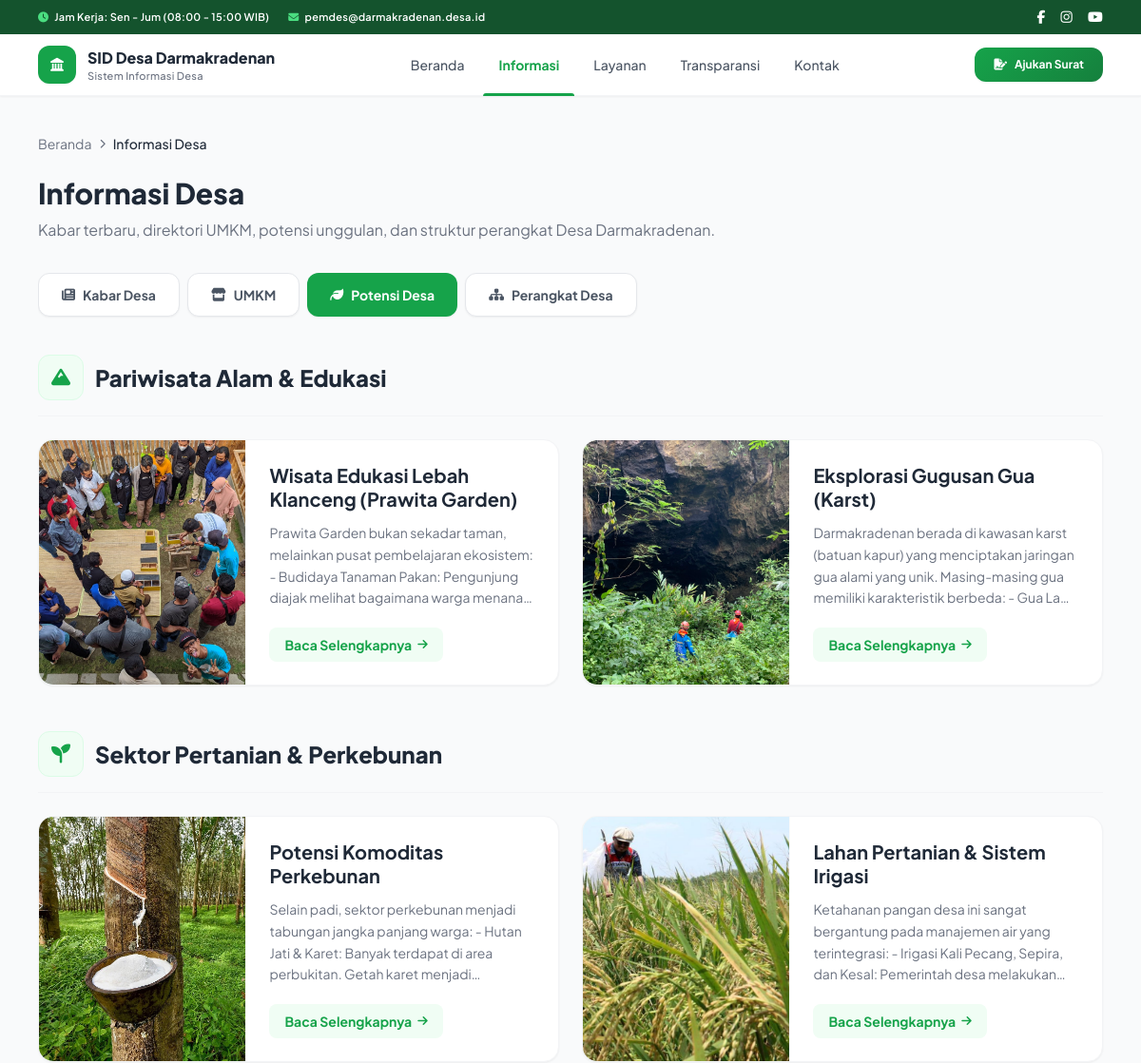
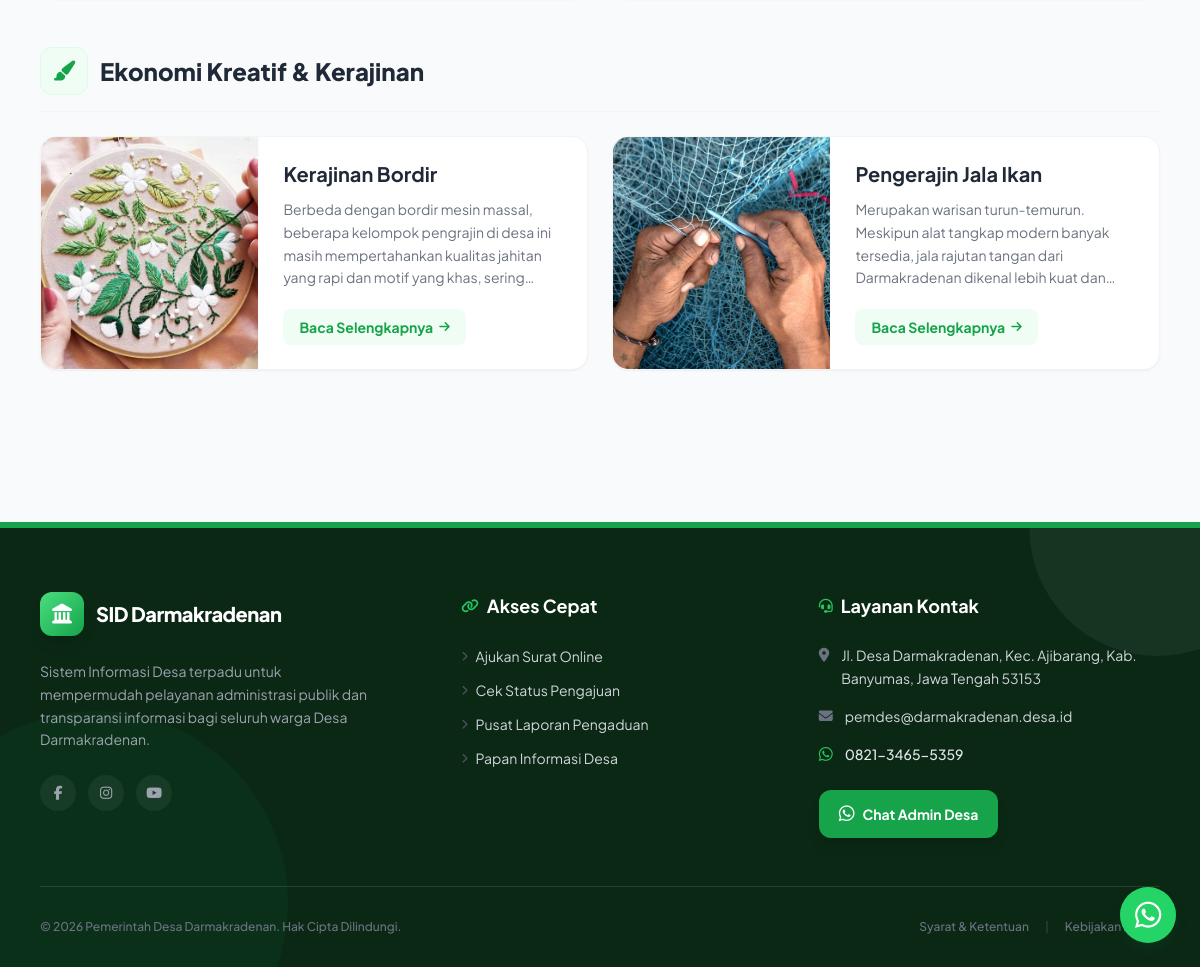
The app's page /pages/informasi.php?tab=potensi with its own data (2 pictures, top to bottom).
### tables this page shows
CREATE TABLE `potensi` (
  `id` int(11) NOT NULL,
  `kategori` varchar(100) NOT NULL,
  `judul` varchar(300) NOT NULL,
  `deskripsi` text NOT NULL,
  `gambar` varchar(255) DEFAULT NULL,
  `tanggal` timestamp NOT NULL DEFAULT current_timestamp()
);

### pages/informasi.php (the view, shortened to what this page needs)
<?php
require_once '../config/db.php';
if (!function_exists('cleanText')) {
    function cleanText($text) {
        $text = str_replace(['&amp;amp;amp;amp;', '&amp;amp;amp;', '&amp;amp;', '&amp;'], '&', $text);
        return htmlspecialchars_decode($text, ENT_QUOTES);
    }
}
$tab = $_GET['tab'] ?? 'berita';
$berita_list  = $conn->query("SELECT * FROM berita ORDER BY tanggal DESC");
$potensi_list = $conn->query("SELECT * FROM potensi ORDER BY kategori, tanggal DESC") ?: false;
require_once '../config/header.php';
?>
<div class="max-w-6xl mx-auto px-4 py-10 min-h-[70vh]">
    <div class="text-sm text-gray-500 mb-6 flex items-center gap-2">
        <a href="../index.php" class="hover:text-primary-600 transition">Beranda</a>
        <i class="fas fa-chevron-right text-[10px]"></i>
        <span class="text-gray-800 font-medium">Informasi Desa</span>
    </div>
    <h1 class="text-3xl font-extrabold text-gray-800 mb-2">Informasi Desa</h1>
    <p class="text-gray-500 mb-8 leading-relaxed">Kabar terbaru, direktori UMKM, potensi unggulan, dan struktur perangkat Desa Darmakradenan.</p>
    <div class="flex gap-2 overflow-x-auto pb-2 mb-8 scrollbar-hide">
        <?php
        $tabs = [
            ['id'=>'berita',   'icon'=>'fa-newspaper',  'label'=>'Kabar Desa'],
            ['id'=>'umkm',     'icon'=>'fa-store',      'label'=>'UMKM'],
            ['id'=>'potensi',  'icon'=>'fa-leaf',       'label'=>'Potensi Desa'],
            ['id'=>'lembaga',  'icon'=>'fa-sitemap',    'label'=>'Perangkat Desa'],
        ];
        foreach($tabs as $t):
            $active = $tab === $t['id'];
        ?>
        <a href="?tab=<?= $t['id'] ?>"
           class="flex items-center gap-2 px-6 py-3 rounded-xl text-sm font-bold whitespace-nowrap transition shadow-sm
                  <?= $active ? 'bg-primary-600 text-white' : 'bg-white text-gray-600 hover:bg-primary-50 hover:text-primary-700 border border-gray-200' ?>">
            <i class="fas <?= $t['icon'] ?>"></i> <?= $t['label'] ?>
        </a>
        <?php endforeach; ?>
    </div>
    <?php if($tab === 'berita'): ?>
    <div class="grid grid-cols-1 md:grid-cols-2 lg:grid-cols-3 gap-6">
        <?php if($berita_list && $berita_list->num_rows > 0): ?>
            <?php while($row = $berita_list->fetch_assoc()): ?>
            <div class="group bg-white rounded-2xl shadow-sm border border-gray-100 overflow-hidden flex flex-col hover:shadow-md transition-all duration-300">
                <a href="detail-berita.php?id=<?= $row['id'] ?>" class="block h-48 bg-gradient-to-br from-primary-50 to-primary-100 flex items-center justify-center overflow-hidden border-b border-gray-50 relative">
                    <?php if($row['gambar'] && file_exists('../uploads/berita/'.$row['gambar'])): ?>
                        <img src="../uploads/berita/<?= $row['gambar'] ?>" class="w-full h-full object-cover group-hover:scale-105 transition-transform duration-500 absolute inset-0">
                    <?php else: ?>
                        <i class="fas fa-newspaper text-5xl text-primary-300"></i>
                    <?php endif; ?>
                </a>
                <div class="p-6 flex flex-col flex-grow">
                    <div class="text-xs text-primary-600 font-bold mb-2 uppercase tracking-wider flex items-center gap-1.5">
                        <i class="far fa-calendar-alt"></i><?= formatTanggal($row['tanggal']) ?>
                    </div>
                    <a href="detail-berita.php?id=<?= $row['id'] ?>">
                        <h3 class="font-bold text-gray-800 leading-snug mb-3 line-clamp-2 group-hover:text-primary-600 transition-colors">
                            <?= htmlspecialchars(cleanText($row['judul'])) ?>
                        </h3>
                    </a>
                    <p class="text-gray-500 text-sm line-clamp-3 flex-grow leading-relaxed mb-4">
                        <?= strip_tags(cleanText($row['isi'])) ?>
                    </p>
                    <a href="detail-berita.php?id=<?= $row['id'] ?>" class="text-primary-600 text-sm font-bold flex items-center gap-1 group/btn hover:text-primary-700 w-max mt-auto">
                        Baca selengkapnya <i class="fas fa-arrow-right text-xs group-hover/btn:translate-x-1 transition-transform"></i>
                    </a>
                </div>
            </div>
            <?php endwhile; ?>
        <?php else: ?>
            <div class="col-span-1 md:col-span-2 lg:col-span-3 text-center py-16 bg-white rounded-2xl border border-gray-100 border-dashed">
                <i class="fas fa-newspaper text-5xl mb-4 text-gray-300"></i>
                <h3 class="font-bold text-gray-700 mb-1">Belum Ada Kabar Desa</h3>
                <p class="text-gray-500 text-sm">Berita atau artikel terbaru belum ditambahkan oleh pengelola desa.</p>
            </div>
        <?php endif; ?>
    </div>
    <?php elseif($tab === 'potensi'): ?>
    <?php
    $kategoris = [
        'Pariwisata Alam & Edukasi' => 'fa-mountain',
        'Sektor Pertanian & Perkebunan' => 'fa-seedling',
        'Ekonomi Kreatif & Kerajinan' => 'fa-paint-brush'
    ];
    $rows = [];
    if($potensi_list) {
        while($row = $potensi_list->fetch_assoc()) $rows[] = $row;
    }
    if(!empty($rows)):
        foreach($kategoris as $kat => $icon):
            $items = array_filter($rows, function($r) use ($kat) {
                $db_kategori = cleanText($r['kategori']);
                return trim($db_kategori) === $kat || trim($r['kategori']) === $kat;
            });
    ?>
        <div class="mb-12">
            <div class="flex items-center gap-3 mb-6 border-b border-gray-100 pb-4">
                <div class="w-12 h-12 bg-primary-50 rounded-xl flex items-center justify-center border border-primary-100">
                    <i class="fas <?= $icon ?> text-primary-600 text-xl"></i>
                </div>
                <h2 class="text-2xl font-extrabold text-gray-800"><?= $kat ?></h2>
            </div>
            <div class="grid grid-cols-1 lg:grid-cols-2 gap-6">
                <?php foreach($items as $item):
                    $judul_bersih = cleanText($item['judul']);
                    $desc_bersih  = cleanText($item['deskripsi']);
                ?>
                <div class="group bg-white rounded-2xl shadow-sm border border-gray-100 overflow-hidden flex flex-col md:flex-row hover:shadow-md transition-all duration-300">
                    <div class="h-56 md:h-auto md:w-2/5 bg-gradient-to-br from-primary-50 to-primary-100 flex items-center justify-center flex-shrink-0 border-r border-gray-50 overflow-hidden relative cursor-pointer" onclick="openModalPotensi(<?= $item['id'] ?>)">
                        <?php if($item['gambar'] && file_exists('../uploads/potensi/'.$item['gambar'])): ?>
                            <img src="../uploads/potensi/<?= $item['gambar'] ?>" class="w-full h-full object-cover group-hover:scale-105 transition-transform duration-500 absolute inset-0">
                        <?php else: ?>
                            <i class="fas <?= $icon ?> text-5xl text-primary-300"></i>
                        <?php endif; ?>
                    </div>
                    <div class="p-6 flex flex-col justify-between md:w-3/5">
                        <div>
                            <h3 class="font-bold text-gray-800 mb-3 text-xl leading-tight group-hover:text-primary-600 transition-colors cursor-pointer" onclick="openModalPotensi(<?= $item['id'] ?>)">
                                <?= htmlspecialchars($judul_bersih) ?>
                            </h3>
                            <p class="text-gray-500 text-sm leading-relaxed line-clamp-4 mb-5">
                                <?= htmlspecialchars($desc_bersih) ?>
                            </p>
                        </div>
                        <button onclick="openModalPotensi(<?= $item['id'] ?>)" class="inline-flex items-center gap-1.5 text-primary-600 font-bold text-sm hover:text-primary-700 transition w-max bg-primary-50 px-4 py-2 rounded-lg">
                            Baca Selengkapnya <i class="fas fa-arrow-right text-xs"></i>
                        </button>
                    </div>
                </div>
                <?php endforeach; ?>
            </div>
        </div>
        <?php endforeach; ?>
    <?php endif; ?>
    <?php endif; ?>
</div>
<?php require_once '../config/footer.php'; ?>

### config/header.php (style rules this page uses)
body { font-family: 'Plus Jakarta Sans', sans-serif; }

### records on screen
potensi: gambar (picture), judul "Wisata Edukasi Lebah Klanceng (Prawita Garden)", deskripsi "Prawita Garden bukan sekadar taman, melainkan pusat pembelajaran ekosistem: - Budidaya Tanaman Pakan: Pengunjung diajak melihat bagaimana warga…"
potensi: gambar (picture), judul "Eksplorasi Gugusan Gua (Karst)", deskripsi "Darmakradenan berada di kawasan karst (batuan kapur) yang menciptakan jaringan gua alami yang unik. Masing-masing gua memiliki karakteristik berbeda: - Gua…"
potensi: gambar (picture), judul "Potensi Komoditas Perkebunan", deskripsi "Selain padi, sektor perkebunan menjadi tabungan jangka panjang warga: - Hutan Jati & Karet: Banyak terdapat di area perbukitan. Getah karet…"
potensi: gambar (picture), judul "Lahan Pertanian & Sistem Irigasi", deskripsi "Ketahanan pangan desa ini sangat bergantung pada manajemen air yang terintegrasi: - Irigasi Kali Pecang, Sepira, dan Kesal: Pemerintah desa…"
potensi: gambar (picture), judul "Kerajinan Bordir", deskripsi "Berbeda dengan bordir mesin massal, beberapa kelompok pengrajin di desa ini masih mempertahankan kualitas jahitan yang rapi dan motif yang khas,…"
potensi: gambar (picture), judul "Pengerajin Jala Ikan", deskripsi "Merupakan warisan turun-temurun. Meskipun alat tangkap modern banyak tersedia, jala rajutan tangan dari Darmakradenan dikenal lebih kuat…"

### other values on screen
$t['label'] "Kabar Desa"
$t['label'] "UMKM"
$t['label'] "Potensi Desa"
$t['label'] "Perangkat Desa"
$kat "Pariwisata Alam & Edukasi"
$kat "Sektor Pertanian & Perkebunan"
$kat "Ekonomi Kreatif & Kerajinan"
